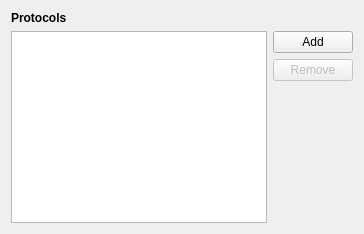
     <widget class="QWidget" name="programsPage">
      <layout class="QVBoxLayout" name="programsPageLayout">
       <item>
        <widget class="QLabel" name="programsProtocolsHeader">
         <property name="font">
          <font>
           <weight>75</weight>
           <bold>true</bold>
          </font>
         </property>
         <property name="text">
          <string>Protocols</string>
         </property>
        </widget>
       </item>
       <item>
        <layout class="QHBoxLayout" name="protocolsLayout">
         <item>
          <widget class="Otter::ItemViewWidget" name="protocolsItemView">
           <property name="editTriggers">
            <set>QAbstractItemView::NoEditTriggers</set>
           </property>
           <property name="alternatingRowColors">
            <bool>true</bool>
           </property>
           <attribute name="headerDefaultSectionSize">
            <number>250</number>
           </attribute>
          </widget>
         </item>
         <item>
          <layout class="QVBoxLayout" name="protocolsButtonsLayout" stretch="0,0,1">
           <item>
            <widget class="QPushButton" name="protocolsAddProtocolButton">
             <property name="text">
              <string>Add</string>
             </property>
            </widget>
           </item>
           <item>
            <widget class="QPushButton" name="protocolsRemoveProtocolButton">
             <property name="enabled">
              <bool>false</bool>
             </property>
             <property name="text">
              <string>Remove</string>
             </property>
            </widget>
           </item>
           <item>
            <spacer name="protocolsButtonsSpacer">
             <property name="orientation">
              <enum>Qt::Vertical</enum>
             </property>
            </spacer>
           </item>
          </layout>
         </item>
        </layout>
       </item>
      </layout>
     </widget>
